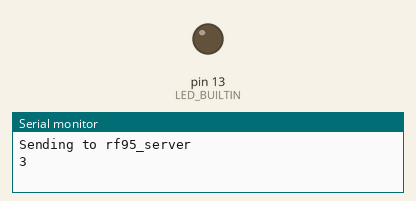
Simulated run of this sketch. Board: Arduino Uno, built with avr-gcc and run on an emulated ATmega328P. On the bench: output pins drawn as LEDs (lit = HIGH), the last lines printed to the serial monitor. No radio packets arrive unless stated.

Above: at 0.3 s.
At 1.9 s:
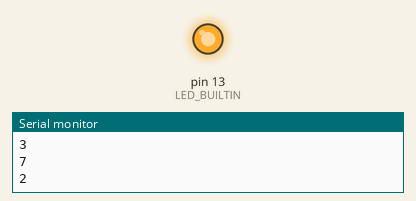
Timing chart, 0 to 3.4 s (numbered marks = the images above):
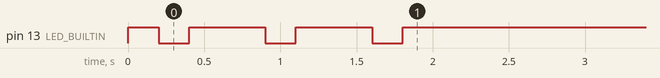

The sketch:

Beacon.ino
```cpp
#include <SPI.h>
#include <RH_RF95.h>

//RH_RF95 rf95(8, 3); // Adafruit Feather M0 with RFM95
RH_RF95 rf95;

void setup()
{
    Serial.begin(9600);

    if (!rf95.init())
      Serial.println("init failed");

    pinMode(LED_BUILTIN, OUTPUT);

    rf95.setTxPower(23, false);
    rf95.setSpreadingFactor(8);
    rf95.setTxPower(23);
    rf95.setFrequency(915);
    rf95.setSignalBandwidth(250000);

    Serial.println("Sending to rf95_server");
    // Send a message to rf95_server
    digitalWrite(LED_BUILTIN, HIGH);
    delay(200);
    digitalWrite(LED_BUILTIN, LOW);
    uint8_t data1[] = "10";                              // <= SF
    rf95.send(data1, sizeof(data1));
    Serial.println(sizeof(data1));

    delay(200);
    digitalWrite(LED_BUILTIN, HIGH);
    delay(500);
    digitalWrite(LED_BUILTIN, LOW);
    uint8_t data2[] = "250000";                          //  = BW
    rf95.send(data2, sizeof(data2));
    Serial.println(sizeof(data2));

    delay(200);
    digitalWrite(LED_BUILTIN, HIGH);
    delay(500);
    digitalWrite(LED_BUILTIN, LOW);
    uint8_t data3[] = "5";                               // pps
    rf95.send(data3, sizeof(data3));
    Serial.println(sizeof(data3));
    delay(200);
    digitalWrite(LED_BUILTIN, HIGH);

    rf95.waitPacketSent();
}

void loop()
{
  delay(1000);
}
```
